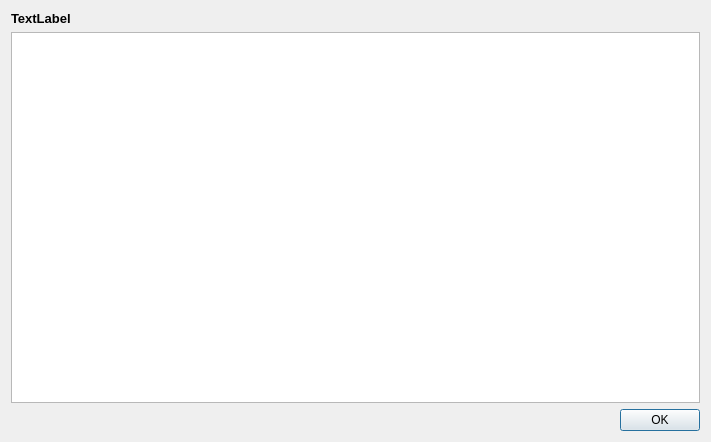
<?xml version="1.0" encoding="UTF-8"?>
<ui version="4.0">
 <class>ShowTextFile</class>
 <widget class="QDialog" name="ShowTextFile">
  <property name="windowModality">
   <enum>Qt::WindowModal</enum>
  </property>
  <property name="geometry">
   <rect>
    <x>0</x>
    <y>0</y>
    <width>711</width>
    <height>442</height>
   </rect>
  </property>
  <property name="windowTitle">
   <string>Show text</string>
  </property>
  <property name="windowIcon">
   <iconset resource="highlight-gui.qrc">
    <normaloff>:/hl_icon2.png</normaloff>:/hl_icon2.png</iconset>
  </property>
  <property name="modal">
   <bool>true</bool>
  </property>
  <layout class="QVBoxLayout" name="verticalLayout">
   <item>
    <widget class="QLabel" name="lbTitle">
     <property name="font">
      <font>
       <pointsize>10</pointsize>
       <weight>75</weight>
       <bold>true</bold>
      </font>
     </property>
     <property name="text">
      <string>TextLabel</string>
     </property>
    </widget>
   </item>
   <item>
    <widget class="QTextBrowser" name="textBrowser">
     <property name="font">
      <font>
       <family>Monospace</family>
      </font>
     </property>
     <property name="openExternalLinks">
      <bool>true</bool>
     </property>
    </widget>
   </item>
   <item>
    <layout class="QHBoxLayout" name="horizontalLayout">
     <item>
      <spacer name="horizontalSpacer">
       <property name="orientation">
        <enum>Qt::Horizontal</enum>
       </property>
       <property name="sizeHint" stdset="0">
        <size>
         <width>40</width>
         <height>20</height>
        </size>
       </property>
      </spacer>
     </item>
     <item>
      <widget class="QPushButton" name="pushButton">
       <property name="text">
        <string>OK</string>
       </property>
       <property name="default">
        <bool>true</bool>
       </property>
      </widget>
     </item>
    </layout>
   </item>
  </layout>
 </widget>
 <resources>
  <include location="highlight-gui.qrc"/>
 </resources>
 <connections/>
</ui>
